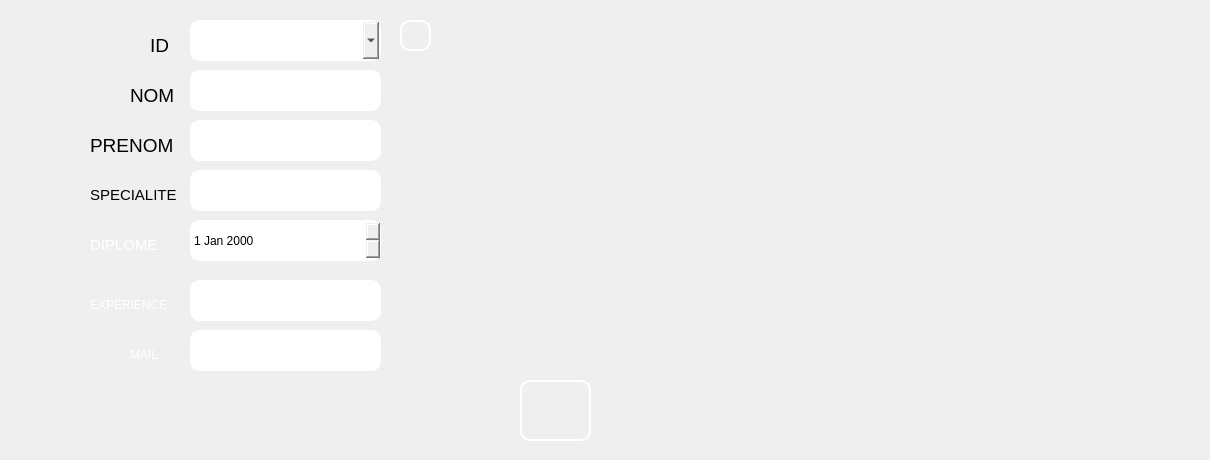
      <widget class="QWidget" name="tab_8">
       <attribute name="title">
        <string>Modifier</string>
       </attribute>
       <widget class="QLineEdit" name="lineEdit_expv2">
        <property name="geometry">
         <rect>
          <x>190</x>
          <y>280</y>
          <width>191</width>
          <height>41</height>
         </rect>
        </property>
        <property name="styleSheet">
         <string notr="true">border-style: solid;
border-color: white;
border-width: 2px;
border-radius: 10px;</string>
        </property>
       </widget>
       <widget class="QPushButton" name="pb_modifier_veterinaire">
        <property name="geometry">
         <rect>
          <x>520</x>
          <y>380</y>
          <width>71</width>
          <height>61</height>
         </rect>
        </property>
        <property name="styleSheet">
         <string notr="true">border-style: solid;
border-color: white;
border-width: 2px;
border-radius: 10px;
color: rgb(255, 255, 255);
background-image: url(:/img/img/illustration-refresh-icon_53876-5630.jpg);
</string>
        </property>
        <property name="text">
         <string/>
        </property>
       </widget>
       <widget class="QLineEdit" name="lineEdit_prenomv2">
        <property name="geometry">
         <rect>
          <x>190</x>
          <y>120</y>
          <width>191</width>
          <height>41</height>
         </rect>
        </property>
        <property name="styleSheet">
         <string notr="true">border-style: solid;
border-color: white;
border-width: 2px;
border-radius: 10px;</string>
        </property>
       </widget>
       <widget class="QDateEdit" name="lineEdit_diplomev2">
        <property name="geometry">
         <rect>
          <x>190</x>
          <y>220</y>
          <width>191</width>
          <height>41</height>
         </rect>
        </property>
        <property name="styleSheet">
         <string notr="true">border-style: solid;
border-color: white;
border-width: 2px;
border-radius: 10px;</string>
        </property>
       </widget>
       <widget class="QLineEdit" name="lineEdit_specialitev2">
        <property name="geometry">
         <rect>
          <x>190</x>
          <y>170</y>
          <width>191</width>
          <height>41</height>
         </rect>
        </property>
        <property name="styleSheet">
         <string notr="true">border-style: solid;
border-color: white;
border-width: 2px;
border-radius: 10px;</string>
        </property>
       </widget>
       <widget class="QLineEdit" name="lineEdit_nomv2">
        <property name="geometry">
         <rect>
          <x>190</x>
          <y>70</y>
          <width>191</width>
          <height>41</height>
         </rect>
        </property>
        <property name="styleSheet">
         <string notr="true">border-style: solid;
border-color: white;
border-width: 2px;
border-radius: 10px;</string>
        </property>
       </widget>
       <widget class="QComboBox" name="comboBox_4">
        <property name="geometry">
         <rect>
          <x>190</x>
          <y>20</y>
          <width>191</width>
          <height>41</height>
         </rect>
        </property>
        <property name="styleSheet">
         <string notr="true">border-style: solid;
border-color: white;
border-width: 2px;
border-radius: 10px;
</string>
        </property>
       </widget>
       <widget class="QPushButton" name="pb_confirmer98">
        <property name="geometry">
         <rect>
          <x>400</x>
          <y>20</y>
          <width>31</width>
          <height>31</height>
         </rect>
        </property>
        <property name="styleSheet">
         <string notr="true">background-image: url(:/img/img/GreenCheck.jpg);
border-style: solid;
border-color: white;
border-width: 2px;
border-radius: 10px;
color: rgb(255, 255, 255);</string>
        </property>
        <property name="text">
         <string/>
        </property>
       </widget>
       <widget class="QLineEdit" name="lineEdit_mailv2">
        <property name="geometry">
         <rect>
          <x>190</x>
          <y>330</y>
          <width>191</width>
          <height>41</height>
         </rect>
        </property>
        <property name="styleSheet">
         <string notr="true">border-style: solid;
border-color: white;
border-width: 2px;
border-radius: 10px;</string>
        </property>
       </widget>
       <widget class="QLabel" name="label_61">
        <property name="enabled">
         <bool>false</bool>
        </property>
        <property name="geometry">
         <rect>
          <x>130</x>
          <y>340</y>
          <width>41</width>
          <height>31</height>
         </rect>
        </property>
        <property name="maximumSize">
         <size>
          <width>94</width>
          <height>76</height>
         </size>
        </property>
        <property name="font">
         <font>
          <family>MS Shell Dlg 2</family>
          <pointsize>11</pointsize>
          <weight>50</weight>
          <italic>false</italic>
          <bold>false</bold>
         </font>
        </property>
        <property name="toolTip">
         <string>&lt;html&gt;&lt;head/&gt;&lt;body&gt;&lt;p&gt;ID&lt;/p&gt;&lt;/body&gt;&lt;/html&gt;</string>
        </property>
        <property name="styleSheet">
         <string notr="true">background-image: url(:/img/img/585e4adacb11b227491c3392.png);

color: rgb(255,255,255);
</string>
        </property>
        <property name="text">
         <string>&lt;html&gt;&lt;head/&gt;&lt;body&gt;&lt;p&gt;&lt;span style=&quot; font-size:9pt;&quot;&gt;MAIL&lt;/span&gt;&lt;/p&gt;&lt;/body&gt;&lt;/html&gt;</string>
        </property>
        <property name="wordWrap">
         <bool>false</bool>
        </property>
       </widget>
       <widget class="QLabel" name="label_41">
        <property name="enabled">
         <bool>false</bool>
        </property>
        <property name="geometry">
         <rect>
          <x>150</x>
          <y>30</y>
          <width>31</width>
          <height>31</height>
         </rect>
        </property>
        <property name="maximumSize">
         <size>
          <width>94</width>
          <height>76</height>
         </size>
        </property>
        <property name="font">
         <font>
          <family>MS Shell Dlg 2</family>
          <pointsize>11</pointsize>
          <weight>50</weight>
          <italic>false</italic>
          <bold>false</bold>
         </font>
        </property>
        <property name="toolTip">
         <string>&lt;html&gt;&lt;head/&gt;&lt;body&gt;&lt;p&gt;ID&lt;/p&gt;&lt;/body&gt;&lt;/html&gt;</string>
        </property>
        <property name="styleSheet">
         <string notr="true">background-image: url(:/img/img/585e4adacb11b227491c3392.png);

color: rgb(0, 0, 0);
</string>
        </property>
        <property name="text">
         <string>&lt;html&gt;&lt;head/&gt;&lt;body&gt;&lt;p&gt;&lt;span style=&quot; font-size:14pt;&quot;&gt;ID&lt;/span&gt;&lt;/p&gt;&lt;/body&gt;&lt;/html&gt;</string>
        </property>
        <property name="wordWrap">
         <bool>false</bool>
        </property>
       </widget>
       <widget class="QLabel" name="label_62">
        <property name="enabled">
         <bool>false</bool>
        </property>
        <property name="geometry">
         <rect>
          <x>90</x>
          <y>230</y>
          <width>81</width>
          <height>31</height>
         </rect>
        </property>
        <property name="maximumSize">
         <size>
          <width>94</width>
          <height>76</height>
         </size>
        </property>
        <property name="font">
         <font>
          <family>MS Shell Dlg 2</family>
          <pointsize>11</pointsize>
          <weight>50</weight>
          <italic>false</italic>
          <bold>false</bold>
         </font>
        </property>
        <property name="toolTip">
         <string>&lt;html&gt;&lt;head/&gt;&lt;body&gt;&lt;p&gt;ID&lt;/p&gt;&lt;/body&gt;&lt;/html&gt;</string>
        </property>
        <property name="styleSheet">
         <string notr="true">background-image: url(:/img/img/585e4adacb11b227491c3392.png);

color: rgb(255,255,255);
</string>
        </property>
        <property name="text">
         <string>&lt;html&gt;&lt;head/&gt;&lt;body&gt;&lt;p&gt;DIPLOME&lt;/p&gt;&lt;/body&gt;&lt;/html&gt;</string>
        </property>
        <property name="wordWrap">
         <bool>false</bool>
        </property>
       </widget>
       <widget class="QLabel" name="label_42">
        <property name="enabled">
         <bool>false</bool>
        </property>
        <property name="geometry">
         <rect>
          <x>90</x>
          <y>130</y>
          <width>91</width>
          <height>31</height>
         </rect>
        </property>
        <property name="maximumSize">
         <size>
          <width>94</width>
          <height>76</height>
         </size>
        </property>
        <property name="font">
         <font>
          <family>MS Shell Dlg 2</family>
          <pointsize>11</pointsize>
          <weight>50</weight>
          <italic>false</italic>
          <bold>false</bold>
         </font>
        </property>
        <property name="toolTip">
         <string>&lt;html&gt;&lt;head/&gt;&lt;body&gt;&lt;p&gt;ID&lt;/p&gt;&lt;/body&gt;&lt;/html&gt;</string>
        </property>
        <property name="styleSheet">
         <string notr="true">background-image: url(:/img/img/585e4adacb11b227491c3392.png);

color: rgb(0, 0, 0);
</string>
        </property>
        <property name="text">
         <string>&lt;html&gt;&lt;head/&gt;&lt;body&gt;&lt;p&gt;&lt;span style=&quot; font-size:14pt;&quot;&gt;PRENOM&lt;/span&gt;&lt;/p&gt;&lt;/body&gt;&lt;/html&gt;</string>
        </property>
        <property name="wordWrap">
         <bool>false</bool>
        </property>
       </widget>
       <widget class="QLabel" name="label_64">
        <property name="enabled">
         <bool>false</bool>
        </property>
        <property name="geometry">
         <rect>
          <x>90</x>
          <y>180</y>
          <width>94</width>
          <height>31</height>
         </rect>
        </property>
        <property name="maximumSize">
         <size>
          <width>94</width>
          <height>76</height>
         </size>
        </property>
        <property name="font">
         <font>
          <family>MS Shell Dlg 2</family>
          <pointsize>11</pointsize>
          <weight>50</weight>
          <italic>false</italic>
          <bold>false</bold>
         </font>
        </property>
        <property name="toolTip">
         <string>&lt;html&gt;&lt;head/&gt;&lt;body&gt;&lt;p&gt;ID&lt;/p&gt;&lt;/body&gt;&lt;/html&gt;</string>
        </property>
        <property name="styleSheet">
         <string notr="true">background-image: url(:/img/img/585e4adacb11b227491c3392.png);

color: rgb(0, 0, 0);
</string>
        </property>
        <property name="text">
         <string>&lt;html&gt;&lt;head/&gt;&lt;body&gt;&lt;p&gt;SPECIALITE&lt;/p&gt;&lt;/body&gt;&lt;/html&gt;</string>
        </property>
        <property name="wordWrap">
         <bool>false</bool>
        </property>
       </widget>
       <widget class="QLabel" name="label_69">
        <property name="enabled">
         <bool>false</bool>
        </property>
        <property name="geometry">
         <rect>
          <x>90</x>
          <y>290</y>
          <width>94</width>
          <height>31</height>
         </rect>
        </property>
        <property name="maximumSize">
         <size>
          <width>94</width>
          <height>76</height>
         </size>
        </property>
        <property name="font">
         <font>
          <family>MS Shell Dlg 2</family>
          <pointsize>11</pointsize>
          <weight>50</weight>
          <italic>false</italic>
          <bold>false</bold>
         </font>
        </property>
        <property name="toolTip">
         <string>&lt;html&gt;&lt;head/&gt;&lt;body&gt;&lt;p&gt;ID&lt;/p&gt;&lt;/body&gt;&lt;/html&gt;</string>
        </property>
        <property name="styleSheet">
         <string notr="true">background-image: url(:/img/img/585e4adacb11b227491c3392.png);

color: rgb(255,255,255);
</string>
        </property>
        <property name="text">
         <string>&lt;html&gt;&lt;head/&gt;&lt;body&gt;&lt;p&gt;&lt;span style=&quot; font-size:9pt;&quot;&gt;EXPERIENCE&lt;/span&gt;&lt;/p&gt;&lt;/body&gt;&lt;/html&gt;</string>
        </property>
        <property name="wordWrap">
         <bool>false</bool>
        </property>
       </widget>
       <widget class="QLabel" name="label_79">
        <property name="enabled">
         <bool>false</bool>
        </property>
        <property name="geometry">
         <rect>
          <x>130</x>
          <y>80</y>
          <width>51</width>
          <height>31</height>
         </rect>
        </property>
        <property name="maximumSize">
         <size>
          <width>94</width>
          <height>76</height>
         </size>
        </property>
        <property name="font">
         <font>
          <family>MS Shell Dlg 2</family>
          <pointsize>11</pointsize>
          <weight>50</weight>
          <italic>false</italic>
          <bold>false</bold>
         </font>
        </property>
        <property name="toolTip">
         <string>&lt;html&gt;&lt;head/&gt;&lt;body&gt;&lt;p&gt;ID&lt;/p&gt;&lt;/body&gt;&lt;/html&gt;</string>
        </property>
        <property name="styleSheet">
         <string notr="true">background-image: url(:/img/img/585e4adacb11b227491c3392.png);

color: rgb(0, 0, 0);
</string>
        </property>
        <property name="text">
         <string>&lt;html&gt;&lt;head/&gt;&lt;body&gt;&lt;p&gt;&lt;span style=&quot; font-size:14pt;&quot;&gt;NOM&lt;/span&gt;&lt;/p&gt;&lt;/body&gt;&lt;/html&gt;</string>
        </property>
        <property name="wordWrap">
         <bool>false</bool>
        </property>
       </widget>
       <widget class="QLabel" name="label_10">
        <property name="geometry">
         <rect>
          <x>1080</x>
          <y>330</y>
          <width>121</width>
          <height>121</height>
         </rect>
        </property>
        <property name="styleSheet">
         <string notr="true">background-image: url(:/img/img/1024px-Volkswagen_Logo_till_1995.svg.png);</string>
        </property>
        <property name="text">
         <string/>
        </property>
       </widget>
      </widget>
